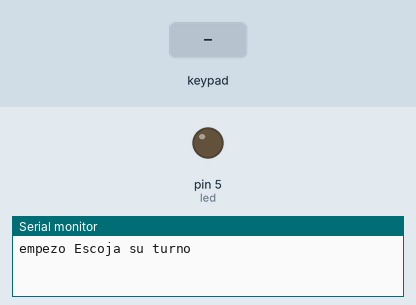
Bench run of a sketch on a simulated Arduino Uno, built with avr-gcc and run on an emulated ATmega328P. On the bench: output pins drawn as LEDs (lit = HIGH), the last lines printed to the serial monitor. The inputs (shaded band) are chosen by the test bench.

Above: at 1.2 s.
1.3 s: key '1' pressed
At 2.3 s:
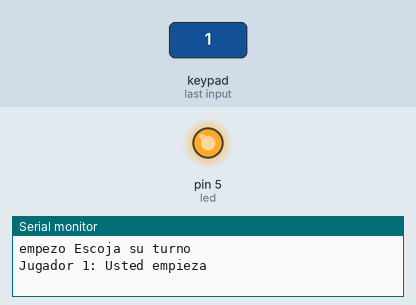
2.8 s: keypad keys 2 3 6 7 pressed 0.4 s apart
At 3.6 s:
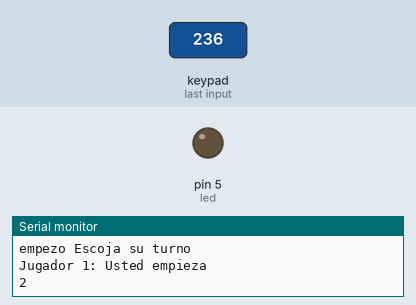
Timing chart, 0 to 5.8 s (numbered marks = the images above; inputs shaded):
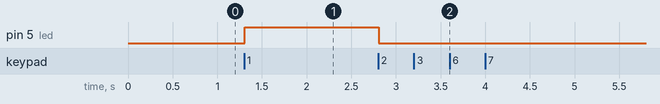

The sketch:

emisor2.ino
```cpp
#include <SoftwareSerial.h>
#include <Keypad.h>

/**
 * Para el teclado
 */
const byte ROWS = 4; // Four rows
const byte COLS = 4; // Three columns
// Define the Keymap
char keys[ROWS][COLS] = {
  {'1','2','3','A'},
  {'4','5','6','B'},
  {'7','8','9','C'},
  {'*','0','#','D'}
};
// Connect keypad ROW0, ROW1, ROW2 and ROW3 to these Arduino pins.
byte rowPins[ROWS] = { 2,3,6,7 };
// Connect keypad COL0, COL1 and COL2 to these Arduino pins.
byte colPins[COLS] = { A2, A1,A0, 9 };

// Create the Keypad
Keypad kpd = Keypad( makeKeymap(keys), rowPins, colPins, ROWS, COLS );


SoftwareSerial mySerial(A5, A4); // RX, TX


char estado;
char key;
int turno = 0;
int led = 5;
void setup()
{
  while (!Serial) {
    ; // Wait for serial port to connect. Needed for native USB port only
  }
  pinMode(led, OUTPUT);
  digitalWrite(led, LOW);
  Serial.begin(9600);
  Serial.println("empezo Escoja su turno");
  mySerial.begin(9600);
}

void loop()
{

  /** Quien empieza 1 --> yo 2 --> El otro? **/

  while(turno == 0){
    key = kpd.getKey();
    if(key){
      switch(key)
      {
        case '1':
          Serial.println("Jugador 1: Usted empieza");
          turno = 1;
          break;
        case '2':
          Serial.println("Jugador 2: Espere el turno del jugador 1");
          turno = 2;
          break;
        default:
          Serial.println(key);
      }
    }

  }

  /** Turno de enviar datos **/
  if(turno == 1){
    digitalWrite(led, HIGH);
    key = kpd.getKey();
    if(key)  // Check for a valid key.
    {
      switch (key)
      {
        default:
          //mySerial.write("Hola");
          mySerial.write(key);
          Serial.println(key);
          turno = 2;
      }
    }
  }
  /** turno de recivir datos **/
  else if(turno == 2){
    digitalWrite(led, LOW);
    if (mySerial.available()>0)
    {
      /*while(mySerial.available()>0){
        estado = mySerial.read();
        Serial.print(estado);
      }*/
      estado = mySerial.read();
      Serial.print(estado);
      Serial.println("terminado de recivir data");
      Serial.println("Es su turno de enviar");


      turno = 1;
    }
  }

}
```

Measured:
- after the input at 1.3 s, pin 5 (led): LOW → HIGH at once
- after the input at 2.8 s, pin 5 (led): HIGH → LOW at once
